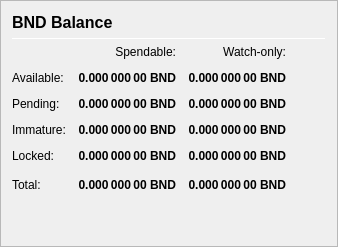
                   <widget class="QFrame" name="frame_Balances">
                    <property name="frameShape">
                     <enum>QFrame::StyledPanel</enum>
                    </property>
                    <property name="frameShadow">
                     <enum>QFrame::Raised</enum>
                    </property>
                    <layout class="QVBoxLayout" name="verticalLayout_4">
                     <item>
                      <layout class="QHBoxLayout" name="horizontalLayout_4">
                       <item>
                        <widget class="QLabel" name="label_5">
                         <property name="minimumSize">
                          <size>
                           <width>0</width>
                           <height>20</height>
                          </size>
                         </property>
                         <property name="font">
                          <font>
                           <pointsize>12</pointsize>
                           <weight>75</weight>
                           <bold>true</bold>
                          </font>
                         </property>
                         <property name="text">
                          <string>BND Balance</string>
                         </property>
                        </widget>
                       </item>
                       <!-- <item>
                        <widget class="QLabel" name="labelBNDPercent">
                         <property name="text">
                          <string notr="true">0 %</string>
                         </property>
                        </widget>
                       </item> -->
                       <item>
                        <spacer name="horizontalSpacer_3">
                         <property name="orientation">
                          <enum>Qt::Horizontal</enum>
                         </property>
                         <property name="sizeHint" stdset="0">
                          <size>
                           <width>40</width>
                           <height>20</height>
                          </size>
                         </property>
                        </spacer>
                       </item>
                      </layout>
                     </item>
                     <item>
                      <widget class="Line" name="line_Balance">
                       <property name="minimumSize">
                        <size>
                         <width>0</width>
                         <height>1</height>
                        </size>
                       </property>
                       <property name="maximumSize">
                        <size>
                         <width>16777215</width>
                         <height>1</height>
                        </size>
                       </property>
                       <property name="orientation">
                        <enum>Qt::Horizontal</enum>
                       </property>
                      </widget>
                     </item>
                     <item>
                      <layout class="QGridLayout" name="gridLayout">
                       <property name="spacing">
                        <number>12</number>
                       </property>
                       <item row="0" column="1">
                        <widget class="QLabel" name="labelSpendable">
                         <property name="text">
                          <string>Spendable:</string>
                         </property>
                         <property name="alignment">
                          <set>Qt::AlignRight|Qt::AlignTrailing|Qt::AlignVCenter</set>
                         </property>
                        </widget>
                       </item>
                       <item row="0" column="2">
                        <widget class="QLabel" name="labelWatchonly">
                         <property name="text">
                          <string>Watch-only:</string>
                         </property>
                         <property name="alignment">
                          <set>Qt::AlignRight|Qt::AlignTrailing|Qt::AlignVCenter</set>
                         </property>
                        </widget>
                       </item>
                       <item row="1" column="0">
                        <widget class="QLabel" name="labelBalanceText">
                         <property name="text">
                          <string>Available:</string>
                         </property>
                        </widget>
                       </item>
                       <item row="1" column="1">
                        <widget class="QLabel" name="labelBalance">
                         <property name="font">
                          <font>
                           <weight>75</weight>
                           <bold>true</bold>
                          </font>
                         </property>
                         <property name="cursor">
                          <cursorShape>IBeamCursor</cursorShape>
                         </property>
                         <property name="toolTip">
                          <string>Your current spendable balance</string>
                         </property>
                         <property name="text">
                          <string notr="true">0.000 000 00 BND</string>
                         </property>
                         <property name="alignment">
                          <set>Qt::AlignRight|Qt::AlignTrailing|Qt::AlignVCenter</set>
                         </property>
                         <property name="textInteractionFlags">
                          <set>Qt::LinksAccessibleByMouse|Qt::TextSelectableByKeyboard|Qt::TextSelectableByMouse</set>
                         </property>
                        </widget>
                       </item>
                       <item row="1" column="2">
                        <widget class="QLabel" name="labelWatchAvailable">
                         <property name="font">
                          <font>
                           <weight>75</weight>
                           <bold>true</bold>
                          </font>
                         </property>
                         <property name="cursor">
                          <cursorShape>IBeamCursor</cursorShape>
                         </property>
                         <property name="toolTip">
                          <string>Your current balance in watch-only addresses</string>
                         </property>
                         <property name="text">
                          <string notr="true">0.000 000 00 BND</string>
                         </property>
                         <property name="alignment">
                          <set>Qt::AlignRight|Qt::AlignTrailing|Qt::AlignVCenter</set>
                         </property>
                         <property name="textInteractionFlags">
                          <set>Qt::LinksAccessibleByMouse|Qt::TextSelectableByKeyboard|Qt::TextSelectableByMouse</set>
                         </property>
                        </widget>
                       </item>
                       <item row="2" column="0">
                        <widget class="QLabel" name="labelPendingText">
                         <property name="text">
                          <string>Pending:</string>
                         </property>
                        </widget>
                       </item>
                       <item row="2" column="1">
                        <widget class="QLabel" name="labelUnconfirmed">
                         <property name="font">
                          <font>
                           <weight>75</weight>
                           <bold>true</bold>
                          </font>
                         </property>
                         <property name="cursor">
                          <cursorShape>IBeamCursor</cursorShape>
                         </property>
                         <property name="toolTip">
                          <string>Total of transactions that have yet to be confirmed, and do not yet count toward the spendable balance</string>
                         </property>
                         <property name="text">
                          <string notr="true">0.000 000 00 BND</string>
                         </property>
                         <property name="alignment">
                          <set>Qt::AlignRight|Qt::AlignTrailing|Qt::AlignVCenter</set>
                         </property>
                         <property name="textInteractionFlags">
                          <set>Qt::LinksAccessibleByMouse|Qt::TextSelectableByKeyboard|Qt::TextSelectableByMouse</set>
                         </property>
                        </widget>
                       </item>
                       <item row="2" column="2">
                        <widget class="QLabel" name="labelWatchPending">
                         <property name="font">
                          <font>
                           <weight>75</weight>
                           <bold>true</bold>
                          </font>
                         </property>
                         <property name="cursor">
                          <cursorShape>IBeamCursor</cursorShape>
                         </property>
                         <property name="toolTip">
                          <string>Unconfirmed transactions to watch-only addresses</string>
                         </property>
                         <property name="text">
                          <string notr="true">0.000 000 00 BND</string>
                         </property>
                         <property name="alignment">
                          <set>Qt::AlignRight|Qt::AlignTrailing|Qt::AlignVCenter</set>
                         </property>
                         <property name="textInteractionFlags">
                          <set>Qt::LinksAccessibleByMouse|Qt::TextSelectableByKeyboard|Qt::TextSelectableByMouse</set>
                         </property>
                        </widget>
                       </item>
                       <item row="3" column="0">
                        <widget class="QLabel" name="labelImmatureText">
                         <property name="text">
                          <string>Immature:</string>
                         </property>
                        </widget>
                       </item>
                       <item row="3" column="1">
                        <widget class="QLabel" name="labelImmature">
                         <property name="font">
                          <font>
                           <weight>75</weight>
                           <bold>true</bold>
                          </font>
                         </property>
                         <property name="cursor">
                          <cursorShape>IBeamCursor</cursorShape>
                         </property>
                         <property name="toolTip">
                          <string>Staked or masternode rewards that has not yet matured</string>
                         </property>
                         <property name="text">
                          <string notr="true">0.000 000 00 BND</string>
                         </property>
                         <property name="alignment">
                          <set>Qt::AlignRight|Qt::AlignTrailing|Qt::AlignVCenter</set>
                         </property>
                         <property name="textInteractionFlags">
                          <set>Qt::LinksAccessibleByMouse|Qt::TextSelectableByKeyboard|Qt::TextSelectableByMouse</set>
                         </property>
                        </widget>
                       </item>
                       <item row="3" column="2">
                        <widget class="QLabel" name="labelWatchImmature">
                         <property name="font">
                          <font>
                           <weight>75</weight>
                           <bold>true</bold>
                          </font>
                         </property>
                         <property name="cursor">
                          <cursorShape>IBeamCursor</cursorShape>
                         </property>
                         <property name="toolTip">
                          <string>Staked or masternode rewards in watch-only addresses that has not yet matured</string>
                         </property>
                         <property name="text">
                          <string notr="true">0.000 000 00 BND</string>
                         </property>
                         <property name="alignment">
                          <set>Qt::AlignRight|Qt::AlignTrailing|Qt::AlignVCenter</set>
                         </property>
                         <property name="textInteractionFlags">
                          <set>Qt::LinksAccessibleByMouse|Qt::TextSelectableByKeyboard|Qt::TextSelectableByMouse</set>
                         </property>
                        </widget>
                       </item>
                       <item row="4" column="0">
                        <widget class="QLabel" name="labelLockedBalanceText">
                         <property name="toolTip">
                          <string>Locked BND or Masternode collaterals. These are excluded from zBND minting.</string>
                         </property>
                         <property name="text">
                          <string>Locked:</string>
                         </property>
                        </widget>
                       </item>
                       <item row="4" column="1">
                        <widget class="QLabel" name="labelLockedBalance">
                         <property name="font">
                          <font>
                           <weight>75</weight>
                           <bold>true</bold>
                          </font>
                         </property>
                         <property name="cursor">
                          <cursorShape>IBeamCursor</cursorShape>
                         </property>
                         <property name="toolTip">
                          <string>Locked BND or Masternode collaterals. These are excluded from zBND minting.</string>
                         </property>
                         <property name="text">
                          <string notr="true">0.000 000 00 BND</string>
                         </property>
                         <property name="alignment">
                          <set>Qt::AlignRight|Qt::AlignTrailing|Qt::AlignVCenter</set>
                         </property>
                         <property name="textInteractionFlags">
                          <set>Qt::LinksAccessibleByMouse|Qt::TextSelectableByKeyboard|Qt::TextSelectableByMouse</set>
                         </property>
                        </widget>
                       </item>
                       <item row="4" column="2">
                        <widget class="QLabel" name="labelWatchLocked">
                         <property name="font">
                          <font>
                           <weight>75</weight>
                           <bold>true</bold>
                          </font>
                         </property>
                         <property name="cursor">
                          <cursorShape>IBeamCursor</cursorShape>
                         </property>
                         <property name="toolTip">
                          <string>Current locked balance in watch-only addresses</string>
                         </property>
                         <property name="text">
                          <string notr="true">0.000 000 00 BND</string>
                         </property>
                         <property name="alignment">
                          <set>Qt::AlignRight|Qt::AlignTrailing|Qt::AlignVCenter</set>
                         </property>
                         <property name="textInteractionFlags">
                          <set>Qt::LinksAccessibleByMouse|Qt::TextSelectableByKeyboard|Qt::TextSelectableByMouse</set>
                         </property>
                        </widget>
                       </item>
                       <item row="5" column="0">
                        <widget class="QLabel" name="labelTotalText">
                         <property name="text">
                          <string>Total:</string>
                         </property>
                         <property name="toolTip">
                          <string>Your current Blocknode balance, unconfirmed and immature transactions included</string>
                         </property>
                        </widget>
                       </item>
                       <item row="5" column="1">
                        <widget class="QLabel" name="labelTotal">
                         <property name="font">
                          <font>
                           <weight>75</weight>
                           <bold>true</bold>
                          </font>
                         </property>
                         <property name="cursor">
                          <cursorShape>IBeamCursor</cursorShape>
                         </property>
                         <property name="toolTip">
                          <string>Your current Blocknode balance, unconfirmed and immature transactions included</string>
                         </property>
                         <property name="text">
                          <string notr="true">0.000 000 00 BND</string>
                         </property>
                         <property name="alignment">
                          <set>Qt::AlignRight|Qt::AlignTrailing|Qt::AlignVCenter</set>
                         </property>
                         <property name="textInteractionFlags">
                          <set>Qt::LinksAccessibleByMouse|Qt::TextSelectableByKeyboard|Qt::TextSelectableByMouse</set>
                         </property>
                        </widget>
                       </item>
                       <item row="5" column="2">
                        <widget class="QLabel" name="labelWatchTotal">
                         <property name="font">
                          <font>
                           <weight>75</weight>
                           <bold>true</bold>
                          </font>
                         </property>
                         <property name="cursor">
                          <cursorShape>IBeamCursor</cursorShape>
                         </property>
                         <property name="toolTip">
                          <string>Current total balance in watch-only addresses</string>
                         </property>
                         <property name="text">
                          <string notr="true">0.000 000 00 BND</string>
                         </property>
                         <property name="alignment">
                          <set>Qt::AlignRight|Qt::AlignTrailing|Qt::AlignVCenter</set>
                         </property>
                         <property name="textInteractionFlags">
                          <set>Qt::LinksAccessibleByMouse|Qt::TextSelectableByKeyboard|Qt::TextSelectableByMouse</set>
                         </property>
                        </widget>
                       </item>
                       <item row="5" column="3">
                        <spacer name="horizontalSpacer_9">
                         <property name="orientation">
                          <enum>Qt::Horizontal</enum>
                         </property>
                         <property name="sizeHint" stdset="0">
                          <size>
                           <width>40</width>
                           <height>20</height>
                          </size>
                         </property>
                        </spacer>
                       </item>
                      </layout>
                     </item>
                     <item>
                      <spacer name="verticalSpacer_3">
                       <property name="orientation">
                        <enum>Qt::Vertical</enum>
                       </property>
                       <property name="sizeHint" stdset="0">
                        <size>
                         <width>20</width>
                         <height>40</height>
                        </size>
                       </property>
                      </spacer>
                     </item>
                    </layout>
                   </widget>
